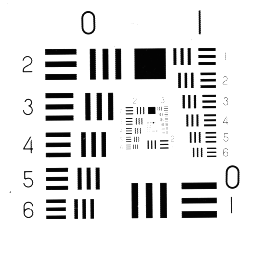
#> input picture images/4/chart.tiff, 256 x 256 px
$ python task4.py
#> lines starting #> are read from the running program, lines starting #| are printed output that depends on the picture; long printed decimals are rounded
# -*- coding: utf-8 -*-
"""
Created on Sat May  1 00:30:42 2021

@author: Billy
"""

import numpy as np
import matplotlib.pyplot as plt
import skimage
import scipy.signal as ss
from PIL import Image

def read_image(path):
#> called with path = '../images/4/chart.tiff'
    im = Image.open(path)
#> im is the input picture: PIL image 256x256 L; min 1, max 255, mean 225.9
    im = np.array(im)
    return im

def plot_g(im, title=None):
    plt.figure()
    plt.imshow(im, cmap='gray')
    if title:
        plt.title(title)

def add_gaussian_noise_snr(im, snr):
#> called with snr = 10
    mean = np.mean(im) / 255
#> mean = 0.886
    linsnr = 10 ** (snr / 10)
    var = mean / linsnr
#> var = 0.0886
    im = skimage.util.random_noise(im, var=var) * 255
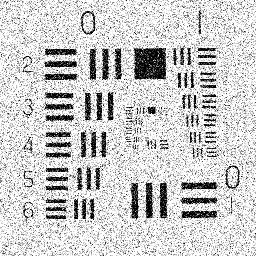
#> im: shape (256, 256) float64; min 0, max 255, mean 202.4
    return im.astype(np.uint8), 255 * var

def fft_row_col(im):
    imfft = np.zeros(im.shape, dtype='complex')
    #rows first
    for row in range(im.shape[0]):
        imfft[row, :] = np.fft.fft(im[row, :])

    #then columns
    for col in range(im.shape[1]):
        imfft[:, col] = np.fft.fft(imfft[:, col])
    return imfft

def inverse_fft_row_col(imfft):
    im = np.zeros(imfft.shape, dtype='complex')
    #rows first
    for row in range(imfft.shape[0]):
        im[row, :] = np.fft.ifft(imfft[row, :])

    #then columns
    for col in range(imfft.shape[1]):
        im[:, col] = np.fft.ifft(im[:, col])
    return np.abs(im)

def P(im):
    N = im.shape[0]
    abs_im = np.abs(im)
    return abs_im ** 2 / N ** 2

def calculate_wiener(im, var, mode=0):
    dft = fft_row_col(im)
    Pg = P(dft)
    if mode == 0:
        Pn = var * 5
    else:
        mid = im.shape[0]
        Pn = np.mean(np.abs(dft)[mid-10:mid+10, mid-10:mid+10]) / 255
        print(Pn)
    Pf = Pg - Pn
    return Pf / (Pf + Pn)

def apply_wiener(im, Hw):
    fft = fft_row_col(im)
    return inverse_fft_row_col(Hw * fft)


im = read_image('../images/4/chart.tiff')
plot_g(im, 'original image')
im_gaussian, var = add_gaussian_noise_snr(im, 10)
#> var = 22.59
plot_g(im_gaussian, 'image with gaussian noise')

Hw = calculate_wiener(im_gaussian, var, 1)
#> in P, `abs_im = np.abs(im)`:
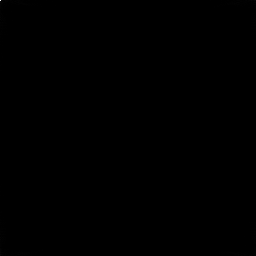
#> abs_im: shape (256, 256) float64; min 82.12, max 13250544, mean 13505.5; drawn with min black and max white
#> in calculate_wiener, `Pn = np.mean(np.abs(dft)[mid-10:mid+10, mid-10:mid+10]) / 255`: Pn = 252.8
#| 252.799
#> in calculate_wiener, `return Pf / (Pf + Pn)`:
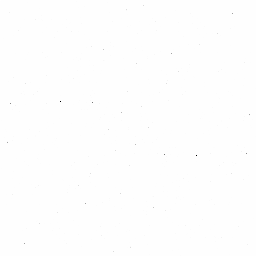
#> returned value: shape (256, 256) float64; min -2455.9, max 1, mean -0.0125; drawn with min black and max white
im_restored = apply_wiener(im_gaussian, Hw)
#> in inverse_fft_row_col, `return np.abs(im)`:
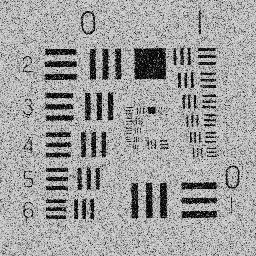
#> returned value: shape (256, 256) float64; min 0.00648, max 321.9, mean 202.6; drawn with min black and max white
plot_g(im_restored, 'restored image')
